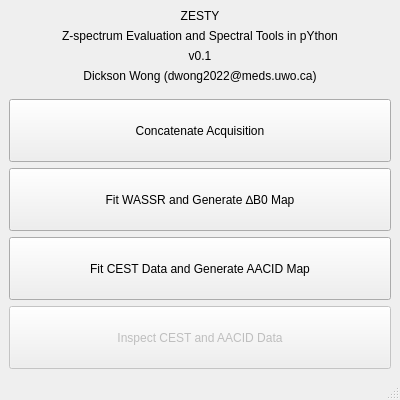
<?xml version="1.0" encoding="UTF-8"?>
<ui version="4.0">
 <class>MainWindow</class>
 <widget class="QMainWindow" name="MainWindow">
  <property name="geometry">
   <rect>
    <x>0</x>
    <y>0</y>
    <width>400</width>
    <height>400</height>
   </rect>
  </property>
  <property name="windowTitle">
   <string>ZESTY Launcher</string>
  </property>
  <widget class="QWidget" name="centralwidget">
   <layout class="QVBoxLayout" name="verticalLayout">
    <item>
     <widget class="QLabel" name="title">
      <property name="sizePolicy">
       <sizepolicy hsizetype="Preferred" vsizetype="Fixed">
        <horstretch>0</horstretch>
        <verstretch>0</verstretch>
       </sizepolicy>
      </property>
      <property name="text">
       <string>ZESTY</string>
      </property>
      <property name="alignment">
       <set>Qt::AlignmentFlag::AlignCenter</set>
      </property>
     </widget>
    </item>
    <item>
     <widget class="QLabel" name="subtitle">
      <property name="sizePolicy">
       <sizepolicy hsizetype="Preferred" vsizetype="Fixed">
        <horstretch>0</horstretch>
        <verstretch>0</verstretch>
       </sizepolicy>
      </property>
      <property name="text">
       <string>Z-spectrum Evaluation and Spectral Tools in pYthon</string>
      </property>
      <property name="alignment">
       <set>Qt::AlignmentFlag::AlignCenter</set>
      </property>
     </widget>
    </item>
    <item>
     <widget class="QLabel" name="version">
      <property name="sizePolicy">
       <sizepolicy hsizetype="Preferred" vsizetype="Fixed">
        <horstretch>0</horstretch>
        <verstretch>0</verstretch>
       </sizepolicy>
      </property>
      <property name="text">
       <string>v0.1</string>
      </property>
      <property name="alignment">
       <set>Qt::AlignmentFlag::AlignCenter</set>
      </property>
     </widget>
    </item>
    <item>
     <widget class="QLabel" name="author">
      <property name="sizePolicy">
       <sizepolicy hsizetype="Preferred" vsizetype="Fixed">
        <horstretch>0</horstretch>
        <verstretch>0</verstretch>
       </sizepolicy>
      </property>
      <property name="text">
       <string>Dickson Wong (dwong2022@meds.uwo.ca)</string>
      </property>
      <property name="alignment">
       <set>Qt::AlignmentFlag::AlignCenter</set>
      </property>
     </widget>
    </item>
    <item>
     <spacer name="verticalSpacer">
      <property name="orientation">
       <enum>Qt::Orientation::Vertical</enum>
      </property>
      <property name="sizeType">
       <enum>QSizePolicy::Policy::Fixed</enum>
      </property>
      <property name="sizeHint" stdset="0">
       <size>
        <width>20</width>
        <height>10</height>
       </size>
      </property>
     </spacer>
    </item>
    <item>
     <widget class="QPushButton" name="ConcatenateButton">
      <property name="sizePolicy">
       <sizepolicy hsizetype="Minimum" vsizetype="Expanding">
        <horstretch>0</horstretch>
        <verstretch>0</verstretch>
       </sizepolicy>
      </property>
      <property name="text">
       <string>Concatenate Acquisition</string>
      </property>
     </widget>
    </item>
    <item>
     <widget class="QPushButton" name="FitWASSRButton">
      <property name="sizePolicy">
       <sizepolicy hsizetype="Minimum" vsizetype="Expanding">
        <horstretch>0</horstretch>
        <verstretch>0</verstretch>
       </sizepolicy>
      </property>
      <property name="text">
       <string>Fit WASSR and Generate ∆B0 Map</string>
      </property>
     </widget>
    </item>
    <item>
     <widget class="QPushButton" name="FitCESTButton">
      <property name="sizePolicy">
       <sizepolicy hsizetype="Minimum" vsizetype="Expanding">
        <horstretch>0</horstretch>
        <verstretch>0</verstretch>
       </sizepolicy>
      </property>
      <property name="text">
       <string>Fit CEST Data and Generate AACID Map</string>
      </property>
     </widget>
    </item>
    <item>
     <widget class="QPushButton" name="InspectButton">
      <property name="enabled">
       <bool>false</bool>
      </property>
      <property name="sizePolicy">
       <sizepolicy hsizetype="Minimum" vsizetype="Expanding">
        <horstretch>0</horstretch>
        <verstretch>0</verstretch>
       </sizepolicy>
      </property>
      <property name="text">
       <string>Inspect CEST and AACID Data</string>
      </property>
     </widget>
    </item>
   </layout>
  </widget>
  <widget class="QStatusBar" name="statusbar"/>
 </widget>
 <resources/>
 <connections/>
</ui>
